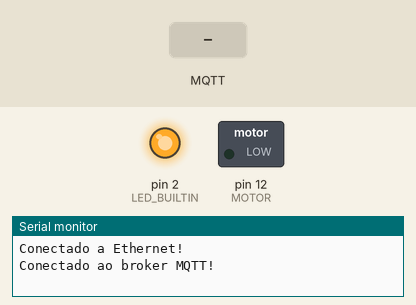
A sketch run on a simulated Arduino Uno, built with avr-gcc and run on an emulated ATmega328P. Parts: switched loads named in the sketch (green lamp = pin HIGH), output pins drawn as LEDs (lit = HIGH), the last lines printed to the serial monitor. Dashed ring = blinking. The test bench sets the inputs (shaded band). WiFi joins after 1.5 s; servers stay silent unless stated; no MQTT or app messages arrive unless stated.

Above: at 2.7 s.
2.8 s: MQTT message "1" arrives on the first subscribed topic
At 3.05 s:
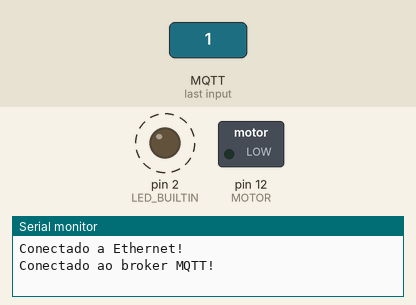
At 4.1 s:
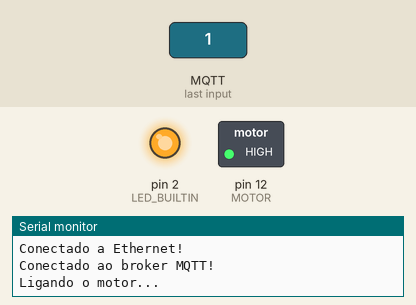
5.8 s: MQTT message "0" arrives on the first subscribed topic
At 6.05 s:
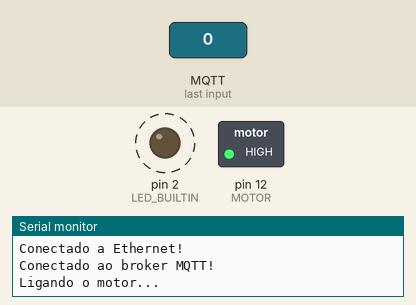
Timing chart, 0 to 8.8 s (numbered marks = the images above; inputs shaded):
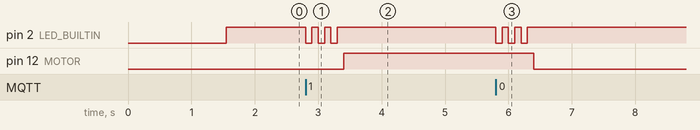

Measured:
- after the input at 2.8 s, pin 2 (LED_BUILTIN): alternates HIGH for 0.10 s and LOW for 0.10 s, 6 changes in all, then stays HIGH, starting at once; pin 12 (MOTOR): LOW → HIGH after 0.60 s
- after the input at 5.8 s, pin 2 (LED_BUILTIN): alternates HIGH for 0.10 s and LOW for 0.10 s, 6 changes in all, then stays HIGH, starting at once; pin 12 (MOTOR): HIGH → LOW after 0.60 s

The sketch:

arduino_+_motor_dc.ino
```cpp
#include <Ethernet.h>
#include <PubSubClient.h>

#define LED_BUILTIN 2
#define MOTOR 12

#define MQTT_SERVER "itl.sj.ifsc.edu.br"
#define MQTT_PORT 1883
#define MQTT_CLIENT_ID "brinquedo-5"
#define MQTT_TOPIC_REQ "itl20242/req/5"
#define MQTT_TOPIC_RES "itl20242/res/5"

byte mac[] = {0xDE, 0xED, 0xBA, 0xFE, 0xFE, 0xEF};
EthernetClient ethClient;
PubSubClient client(ethClient);

void callback(char *topic, byte *payload, unsigned int length)
{
  for (int i = 0; i < 3; i++)
  {
    digitalWrite(LED_BUILTIN, LOW);
    delay(100);
    digitalWrite(LED_BUILTIN, HIGH);
    delay(100);
  }
  if (payload[0] == '0')
  {
    Serial.println("Desligando o motor...");
    digitalWrite(MOTOR, LOW);
    client.publish(MQTT_TOPIC_RES, "0");
  }
  else if (payload[0] == '1')
  {
    Serial.println("Ligando o motor...");
    digitalWrite(MOTOR, HIGH);
    client.publish(MQTT_TOPIC_RES, "1");
  }
}

void setup()
{
  Serial.begin(9600);
  pinMode(LED_BUILTIN, OUTPUT);
  pinMode(MOTOR, OUTPUT);
  Ethernet.begin(mac);
  while (Ethernet.linkStatus() == LinkOFF)
  {
    Serial.println("Aguardando a conexão Ethernet...");
    delay(500);
  }
  Serial.println("Conectado a Ethernet!");
  client.setServer(MQTT_SERVER, MQTT_PORT);
  client.setCallback(callback);
}

void loop()
{
  if (!client.connected())
  {
    digitalWrite(LED_BUILTIN, LOW);
    if (client.connect(MQTT_CLIENT_ID))
    {
      Serial.println("Conectado ao broker MQTT!");
      digitalWrite(LED_BUILTIN, HIGH);
      client.subscribe(MQTT_TOPIC_REQ);
    }
    else
    {
      Serial.print("Broker MQTT: reconectando em 5s...");
      delay(5000);
    }
  }
  client.loop();
}
```
